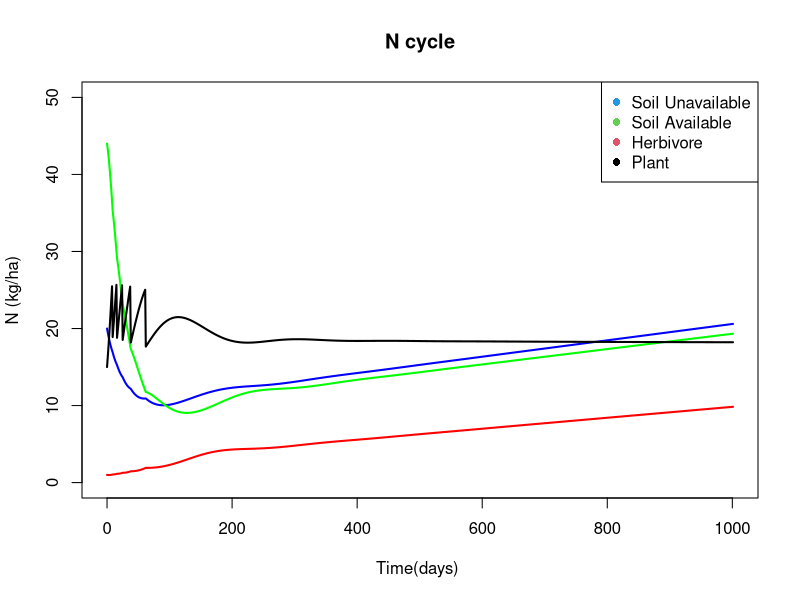

This chart was generated by the following R code:
# Jered Karr
# Friday October 19th 2012
# Assignment 4 for EBIO 5460



##############Pseudocode#######################

# This is a model for the Nitrogen cycle with 4 componets (plants, herbivores, Biounavailable Soil Nitrogen, Bioavailable Soil Nitrogen)
# controlled fires destroy 30% of the plant matter when Plant Biomass rises above 25 kg/ha
# There is a steady stream of Bio available Nitrogen from the Atmosphere adding 10 kg/ha/year.
# Total Nitrogen for system is 80 Kg/ha.
# Run for 1000 days
# Soil Bio Unavailable Nitrogen is slowly converted to Soil Bio-available Nitrogen at a rate of every month or (1/30 per day) Herbivores add 5% of N mass everyday and die very iregularly plants also add to this pool by dieing every 3 months (1/90 pre day of Plant Mass is converted to this pool)
# Soil Bio-available Nitrogen pool is being added to by Soil Bio-unavailable Nitrogen getting converted (add 1/30 0f Soil Bio-unavailable Nitrogen per day) Soil Bio-available Nitrogen is being used by plants at a rate of 0.002 kg N per Ha per day when nitrogen concentrion is 1 kg/ha N. Atmospheric deposition of N is adding 10/365 Kg/ha/day.
#Herbivore growth is dependenant on Plant Biomass(Relationship of .0028 Kg N). They lose N at a steady rate of 5% per day and a very small amount due to death.
#  Plant growth rate is dependant on Soil Bio-available Nitrogen. But is limited by Herbivore growth rate and steady death(1/90 of total plant Biomass is converted to Soil Biounavailable Nitrogen per day).
# Last due to acumalation of plant material controlled fires happen whenver the total Nitrogen of plants exceed 25 Kg/ha reducing it by 30%
# These values are converted to a vector and kept later to graph and examine patterns observed.


######CODE############


#Initialize variables
SUAN <- 20  # Soil Bio Unavailable Nitrogen
SAN <- 44	# Soil Bio-Available Nitrogen
PN <- 15	# Plant Biomass
HN <- 1	# Herbivore Biomass change to 0 to exclude herbivores from the sytem
t <- 0		# days
End <- 1000 # days

#Initializing values
excrete <- .05 # Percentage of Nitrogen Herbivores excrete every day
plt_grth <- .002 # rate of plant growth
herb_grth <- .0028 # rate of animal growth
death <- 1-.9^(1/365) #death rate of herbivores
at_dep <- (10/365) # rate of atmospheric deposition
fire <- .7	# Amount of Nitrogen is left after fires
#Initialize vectors to store the results
SUANv <- SUAN
SANv <- SAN
PNv <- PN
HNv <- HN
tv <- t


for(i in 0:End){	
	if(PN > 25){ #gatekeeper to decide if fire is needed
		SAND <- SAN # Making copies of original values so they stay the same throughout time steps 
		SUAND <- SUAN
		HND <- HN
		PND <- PN
		
		# Soil Avaiable Nitrogen (-Plant growth, + Soil N conversion and atmosphere Depostion)
		SAN <- SAND - (SAND * PND*plt_grth) + (SUAND/30) + at_dep #control at_dep by adding # in front of + at_dep
		
		#Soil UnAvailable Nitrogen (-Soil N conversion +Plant Death, Herbivore Death, Herbivore excretement)
		SUAN <- SUAND + excrete * HND - (SUAND/30) + (PND/90) + (HND * death)
		
		#Herbivore Nitrogen (-Herbivore excretement, Herbivore death +Herbivore growth due to plant consumption)
		HN <- HND - (excrete * HND) + (PND * HND * herb_grth) -(HND * death)
		
		#Plant Nitrogen(-Herbivore growth due to plant consumption,Plant Death + Plant growth due to uptake of SAN) Also fire destroys 30% of plant Biomass
		PN <- (PND + (SAND * PND * plt_grth) - (PND * HND * herb_grth) - (PND/90)) * fire #control adding fires by putting # in front of *fire
		
		t <- t+1 #time counter in case I want to use while
		SUANv <- c(SUANv, SUAN) # Vectors to store values
		SANv <- c(SANv, SAN)
		PNv <- c(PNv, PN)
		tv <- c(tv, t)
		HNv <- c(HNv, HN)
		
	}else { #if plant Biomass is less than 25 no fire!
		SAND <-SAN
		SUAND <- SUAN
		HND <- HN
		PND <- PN
		SAN <- SAND - (SAND * PND*plt_grth) + (SUAND/30) + at_dep #control at_dep by adding # in front of + at_dep
		SUAN <- SUAND + excrete * HND - (SUAND/30) + (PND/90) + (HND * death)
		HN <- HND - (excrete * HND) + (PND * HND * herb_grth) -(HND * death)
		PN <- PND + (SAND * PND * plt_grth) - (PND * HND * herb_grth) - (PND/90)
		t <- t+1
		SUANv <- c(SUANv, SUAN)
		SANv <- c(SANv, SAN)
		PNv <- c(PNv, PN)
		tv <- c(tv, t)
		HNv <- c(HNv, HN)	

	}
}

plot(NA,NA,type="n",xlim=c(0,tv[length(tv)]),ylim=c(0, 50),xlab="Time(days) ",ylab="N (kg/ha)", main="N cycle")
lines(tv, HNv, col="red",lwd=2)
lines(tv, SUANv, col="blue", lwd=2)
lines(tv, SANv, col="green", lwd=2)
lines(tv, PNv, lwd=2)
legend("topright", c("Soil Unavailable","Soil Available","Herbivore","Plant" ),pch=rep(16,3), col=4:1)

HN + PN + SUAN + SAN #check amount of Nitrogen